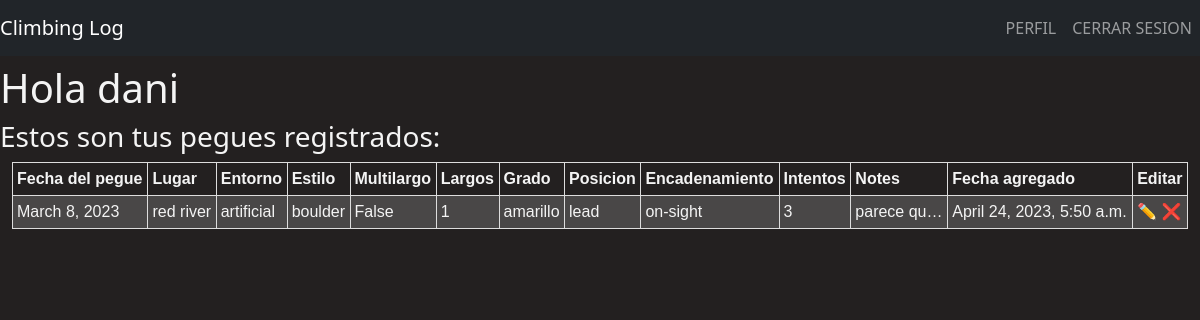
Before: /entry_list/ (signed in) with the older database file.
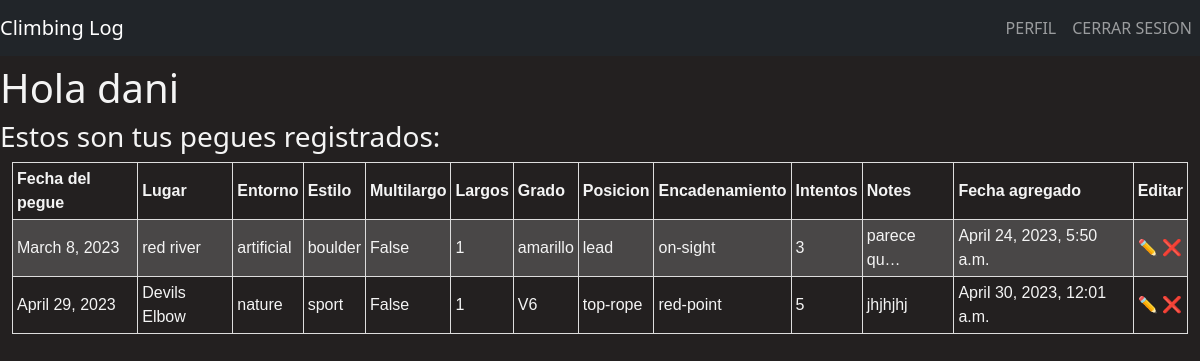
After: the same page with the newer database file.
### climb_log_webapp/models.py (models this page shows, shortened)
class Climb_entry(models.Model):
    username = models.ForeignKey(User, on_delete=models.DO_NOTHING, null=True, blank=True)
    date_of_climb = models.DateField()
    place_name = models.CharField(max_length=40)
    place_coord = models.CharField(max_length=30, null=True, blank=True)
    enviroment = models.CharField(max_length=20)
    climb_style = models.CharField(max_length=15)
    multipitches = models.BooleanField()
    num_pitches = models.PositiveSmallIntegerField(default=1, validators=[MaxValueValidator(15)] )
    grade = models.CharField(max_length=20)
    climber_position = models.CharField(max_length=15)
    ascent_type = models.CharField(max_length=20)
    num_attempts = models.PositiveSmallIntegerField()
    notes = models.TextField(max_length=400)
    date_of_entry = models.DateTimeField(auto_now_add=True)
    class Meta:
        ordering = ["date_of_entry"]

### climb_log_webapp/views.py (the view)
# urls.py: path('entry_list/', views.EntryList.as_view(), name='entry-list'),
class EntryList(LoginRequiredMixin, ListView):
    template_name= 'climb_log_webapp_ES/entry_list.html'
    model = Climb_entry
    context_object_name = 'entries'
    def get_context_data(self, **kwargs):
        context = super().get_context_data(**kwargs)
        context["entries"] = context['entries'].filter(username_id=self.request.user.id)
        return context

### climb_log_webapp/templates/climb_log_webapp_ES/entry_list.html (shortened to what this page needs)
{% extends 'climb_log_webapp_ES/base.html' %}
{%load static%}
{%block css_files%}
<link rel="stylesheet" href="{% static 'climb_log_webapp/styles.css' %}">
<link rel="stylesheet" href="{% static 'climb_log_webapp/entry_list.css' %}">
{%endblock%}
{%block content%}
<h1>Hola {{request.user}} </h1>
<h3>Estos son tus pegues registrados:</h3>
<div>
    <table>
        <tr>
            <th>Fecha del pegue</th>
            <th>Lugar</th>
            <th>Entorno</th>
            <th>Estilo</th>
            <th>Multilargo</th>
            <th>Largos</th>
            <th>Grado</th>
            <th>Posicion</th>
            <th>Encadenamiento</th>
            <th>Intentos</th>
            <th>Notes</th>
            <th>Fecha agregado</th>
            <th>Editar</th>
        </tr>
    {%for entry in entries%}
        <tr>
            <td>{{entry.date_of_climb}}</td>
            <td>{{entry.place_name}}</td>
            <td>{{entry.enviroment}}</td>
            <td>{{entry.climb_style}}</td>
            <td>{{entry.multipitches}}</td>
            <td>{{entry.num_pitches}}</td>
            <td>{{entry.grade}}</td>
            <td>{{entry.climber_position}}</td>
            <td>{{entry.ascent_type}}</td>
            <td>{{entry.num_attempts}}</td>
            <td>{{entry.notes|default_if_none:"--"|truncatechars:10}}</td>
            <td>{{entry.date_of_entry}}</td>
            <td><a href="{% url 'entry-update' entry.id %}">✏️</a>
            <a href="{% url 'entry-delete' entry.id %}">❌</a></td>
        </tr>
        {%endfor%}
    </table>
</div>
{%endblock%}

Changed rows visible on the page:
added Climb_entry: date_of_climb "April 29, 2023", place_name "Devils Elbow", enviroment "nature", climb_style "sport", multipitches "False", num_pitches "1", grade "V6", climber_position "top-rope", ascent_type "red-point", num_attempts "5", notes "jhjhjhj", date_of_entry "April 30, 2023, 12:01 a.m."
